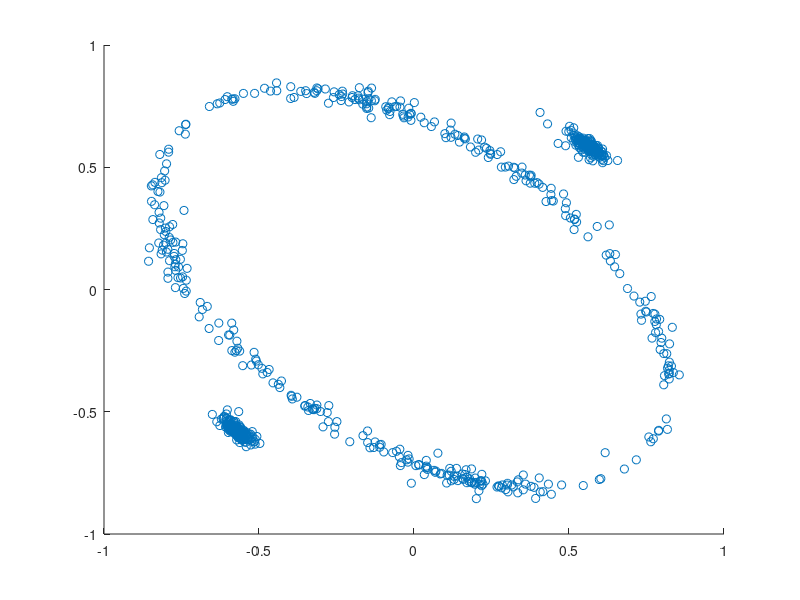

Here is the MATLAB script that generated this plot: (Note: this script raises an error after producing the figure.)
clear;
X = load('table.csv');
m = size(X, 1);
n = size(X, 2);
X = zscore(X);
ilen = 30;
V = zeros(2 * m / ilen, n);
coeff = zeros(n, n);
j = 1;
for i = 1:ilen:m
	coeff = princomp(X(i:i+ilen-1, :));
	V(j, :) = coeff(:, 1);
	V(j + 1, :) = coeff(:, 2);
	j = j + 2;
end
scatter(V(:,1), V(:,2))
save('vec.txt', 'V', '-ASCII');